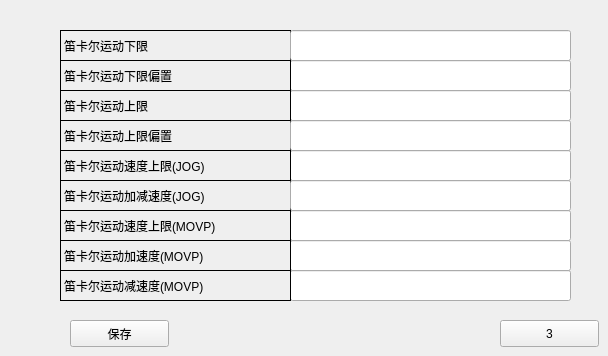
      <widget class="QWidget" name="page_20">
       <widget class="QLineEdit" name="lineEdit_110">
        <property name="geometry">
         <rect>
          <x>290</x>
          <y>210</y>
          <width>281</width>
          <height>31</height>
         </rect>
        </property>
       </widget>
       <widget class="QLineEdit" name="lineEdit_111">
        <property name="geometry">
         <rect>
          <x>290</x>
          <y>90</y>
          <width>281</width>
          <height>31</height>
         </rect>
        </property>
       </widget>
       <widget class="QLabel" name="label_155">
        <property name="geometry">
         <rect>
          <x>60</x>
          <y>180</y>
          <width>231</width>
          <height>31</height>
         </rect>
        </property>
        <property name="frameShape">
         <enum>QFrame::Panel</enum>
        </property>
        <property name="text">
         <string>笛卡尔运动加减速度(JOG)</string>
        </property>
       </widget>
       <widget class="QLineEdit" name="lineEdit_132">
        <property name="geometry">
         <rect>
          <x>290</x>
          <y>150</y>
          <width>281</width>
          <height>31</height>
         </rect>
        </property>
       </widget>
       <widget class="QPushButton" name="pushButton_54">
        <property name="geometry">
         <rect>
          <x>500</x>
          <y>320</y>
          <width>99</width>
          <height>27</height>
         </rect>
        </property>
        <property name="text">
         <string>3</string>
        </property>
       </widget>
       <widget class="QLineEdit" name="lineEdit_133">
        <property name="geometry">
         <rect>
          <x>290</x>
          <y>270</y>
          <width>281</width>
          <height>31</height>
         </rect>
        </property>
       </widget>
       <widget class="QLabel" name="label_156">
        <property name="geometry">
         <rect>
          <x>60</x>
          <y>150</y>
          <width>231</width>
          <height>31</height>
         </rect>
        </property>
        <property name="frameShape">
         <enum>QFrame::Panel</enum>
        </property>
        <property name="text">
         <string>笛卡尔运动速度上限(JOG)</string>
        </property>
       </widget>
       <widget class="QLabel" name="label_157">
        <property name="geometry">
         <rect>
          <x>60</x>
          <y>120</y>
          <width>231</width>
          <height>31</height>
         </rect>
        </property>
        <property name="frameShape">
         <enum>QFrame::Panel</enum>
        </property>
        <property name="text">
         <string>笛卡尔运动上限偏置</string>
        </property>
       </widget>
       <widget class="QLineEdit" name="lineEdit_134">
        <property name="geometry">
         <rect>
          <x>290</x>
          <y>120</y>
          <width>281</width>
          <height>31</height>
         </rect>
        </property>
       </widget>
       <widget class="QPushButton" name="pushButton_56">
        <property name="geometry">
         <rect>
          <x>70</x>
          <y>320</y>
          <width>99</width>
          <height>27</height>
         </rect>
        </property>
        <property name="text">
         <string>保存</string>
        </property>
       </widget>
       <widget class="QLabel" name="label_180">
        <property name="geometry">
         <rect>
          <x>60</x>
          <y>210</y>
          <width>231</width>
          <height>31</height>
         </rect>
        </property>
        <property name="frameShape">
         <enum>QFrame::Panel</enum>
        </property>
        <property name="text">
         <string>笛卡尔运动速度上限(MOVP)</string>
        </property>
       </widget>
       <widget class="QLineEdit" name="lineEdit_135">
        <property name="geometry">
         <rect>
          <x>290</x>
          <y>60</y>
          <width>281</width>
          <height>31</height>
         </rect>
        </property>
       </widget>
       <widget class="QLineEdit" name="lineEdit_136">
        <property name="geometry">
         <rect>
          <x>290</x>
          <y>240</y>
          <width>281</width>
          <height>31</height>
         </rect>
        </property>
       </widget>
       <widget class="QLabel" name="label_181">
        <property name="geometry">
         <rect>
          <x>60</x>
          <y>90</y>
          <width>231</width>
          <height>31</height>
         </rect>
        </property>
        <property name="frameShape">
         <enum>QFrame::Panel</enum>
        </property>
        <property name="text">
         <string>笛卡尔运动上限</string>
        </property>
       </widget>
       <widget class="QLabel" name="label_182">
        <property name="geometry">
         <rect>
          <x>60</x>
          <y>240</y>
          <width>231</width>
          <height>31</height>
         </rect>
        </property>
        <property name="frameShape">
         <enum>QFrame::Panel</enum>
        </property>
        <property name="text">
         <string>笛卡尔运动加速度(MOVP)</string>
        </property>
       </widget>
       <widget class="QLabel" name="label_183">
        <property name="geometry">
         <rect>
          <x>60</x>
          <y>270</y>
          <width>231</width>
          <height>31</height>
         </rect>
        </property>
        <property name="frameShape">
         <enum>QFrame::Panel</enum>
        </property>
        <property name="text">
         <string>笛卡尔运动减速度(MOVP)</string>
        </property>
       </widget>
       <widget class="QLineEdit" name="lineEdit_137">
        <property name="geometry">
         <rect>
          <x>290</x>
          <y>180</y>
          <width>281</width>
          <height>31</height>
         </rect>
        </property>
       </widget>
       <widget class="QLabel" name="label_184">
        <property name="geometry">
         <rect>
          <x>60</x>
          <y>30</y>
          <width>231</width>
          <height>31</height>
         </rect>
        </property>
        <property name="frameShape">
         <enum>QFrame::Panel</enum>
        </property>
        <property name="text">
         <string>笛卡尔运动下限</string>
        </property>
       </widget>
       <widget class="QLabel" name="label_185">
        <property name="geometry">
         <rect>
          <x>60</x>
          <y>60</y>
          <width>231</width>
          <height>31</height>
         </rect>
        </property>
        <property name="frameShape">
         <enum>QFrame::Panel</enum>
        </property>
        <property name="text">
         <string>笛卡尔运动下限偏置</string>
        </property>
       </widget>
       <widget class="QLineEdit" name="lineEdit_138">
        <property name="geometry">
         <rect>
          <x>290</x>
          <y>30</y>
          <width>281</width>
          <height>31</height>
         </rect>
        </property>
       </widget>
      </widget>
